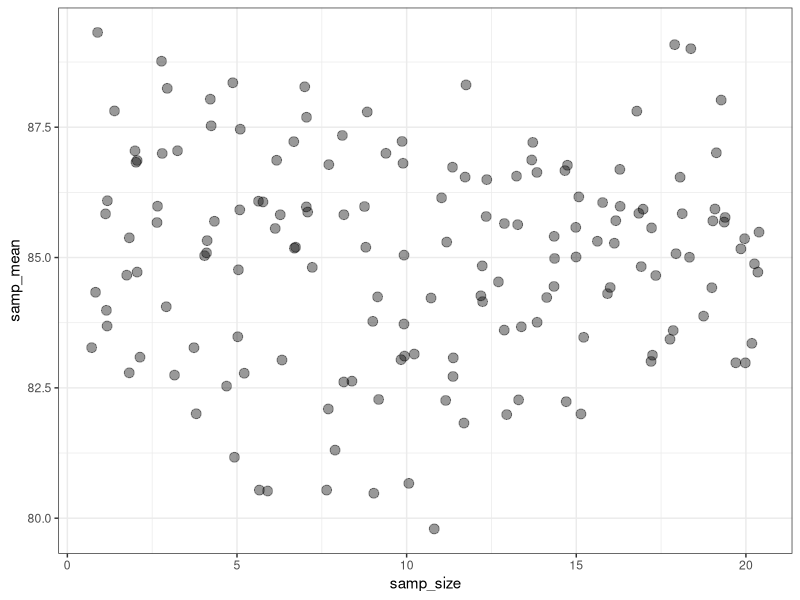
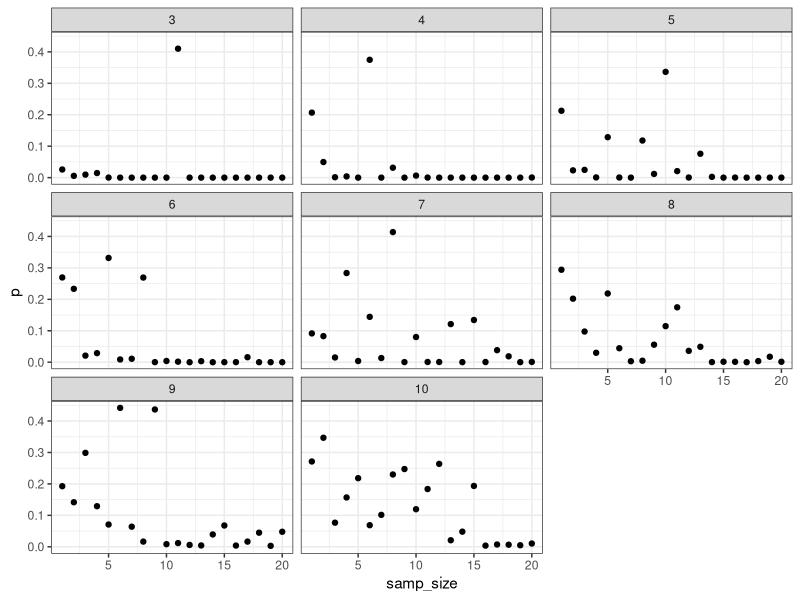
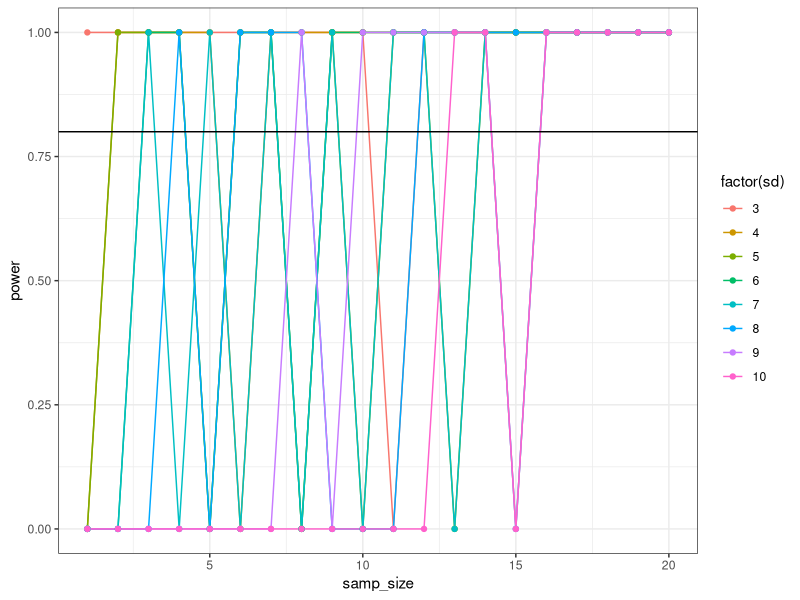
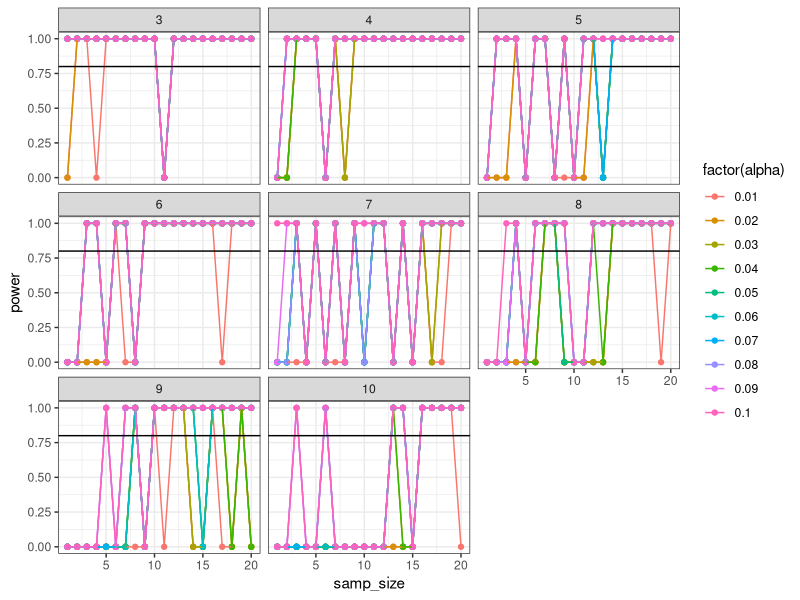

These charts were generated, in order, by the following R code:
## ---- chunk 1
#We could calculate the mean the SD to determine the CI the long way, assuming norm dist.
?binom.test #Issac told me this function can calculate CI 
#where x = number of successes
#where n = number of trials 
#conf.level - 0.95
#p = ? 
binom.test(x = 6101, n = 9821, conf.level = 0.95)
## ---- chunk 2
#calculate a p value, similar to what we did in lab 
pbinom(6101, size = 9821, prob = 0.5) #pbinom by default looks at the lowest tail
#What does a pvalue of 1 mean?????
#the questions wants to know is it plausible that there is a 50:50 chance so will calculate the pbinom for the upper tail as well
pbinom(6101, size = 9821, prob = 0.5, lower.tail = FALSE)
## ---- chunk 3
library(dplyr)
library(ggplot2)
library(tidyr)
library(ggthemes)
#Population mean = 80
#Population sd = 6
## ---- chunk 4
#create a sample size data.frame w/ 1-20 sample size at 500 simulations
heart_drug_df <- data.frame(samp_size = rep(1:20, 500))
#create multiple sd values using c() combine vaues from 3:10
sd_heart_drug <- c(3:10)
#what is crossing?
?crossing
#apply crossing function to cross the initial data frame of sample sizes and sd values 
heart_drug_df <- heart_drug_df %>%
  crossing(sd = sd_heart_drug)
#with our data frame estabished we can now start simulations but we first have to tell R average resting heart rate and the effect of the drug on the average heart rate 
null_m <- 80
m <- null_m + 5
sim_heart_drug <- heart_drug_df %>%
  #group by row, as each is 1 sim
  group_by(sims = 1:n()) %>%
  #simulated draw from our population 
  mutate(samp_mean = mean(rnorm(samp_size, m, sd_heart_drug))) %>% #mean or a random normal draw of our predefined sample size with a predefined mean and sd of our population 
  #clean up 
  ungroup()
#plot
ggplot(data = sim_heart_drug,
       mapping = aes(x = samp_size, y = samp_mean)) +
  geom_jitter(alpha = 0.4, size = 3) + theme_bw()
## ---- chunk 5
p_heart_drug_df <- sim_heart_drug %>%
  #first, sample SE
  mutate(se_y = sd/sqrt(samp_size)) %>%
  #next calculate z (estimated sample mean - population mean/se)
  mutate(z = (samp_mean - null_m)/se_y) %>%
  #last calculate p (simulated p value)
  #based off our hypothesis we expect the drug to increase heart rate so we want the upper tail.
  #use lower.tail = FALSE to get the upper tail 
  #our distribution (mean and sd) are already defined by our simulation 
  mutate(p = pnorm(abs(z), lower.tail = FALSE))
#plot p by sample_size 
#what is facet_wrap
?facet_wrap
#facet_wrap will create an sd feature 
ggplot(p_heart_drug_df, mapping = aes(x = samp_size, y = p)) +
  geom_point() +
  facet_wrap(~sd) +
  theme_bw()
## ---- chunk 6
power_heart_drug_df <- p_heart_drug_df %>%
  #for each sample size and SD 
  group_by(samp_size, sd) %>%
  #calculate type 2 error rate for an alpha of 0.05 (signficance)
  summarise(error_rate = sum(p > 0.05)/n()) %>%
  #clean up 
  ungroup() %>%
  #calculate power
  mutate(power = 1 - error_rate)

#Plot
ggplot(data = power_heart_drug_df, mapping = aes(x = samp_size, y = power, group = sd, color = factor(sd))) + geom_line() + geom_point() + geom_hline(yintercept = 0.8) + theme_bw()

## ---- chunk 7
#look at multiple alphas 
alpha <- seq(0.01, 0.1, .01)
#make all combos of my
alpha_heart_drug_df <- p_heart_drug_df %>%
  #do the combos!
  crossing(alpha = alpha) %>%
  #for each sample size, and alpha
  group_by(samp_size, alpha, sd) %>%
  #calculate type 2 error rate
  summarise(error_rate = sum(p > alpha)/n()) %>%
  #clean up
  ungroup() %>%
  #calculate power
  mutate(power = 1 - error_rate)

#plot
ggplot(data = alpha_heart_drug_df, 
       mapping = aes(x = samp_size, y = power, color = factor(alpha), group = alpha)) + 
  geom_point() + geom_line() + facet_wrap (~sd) + geom_hline(yintercept = 0.8) + theme_bw()
